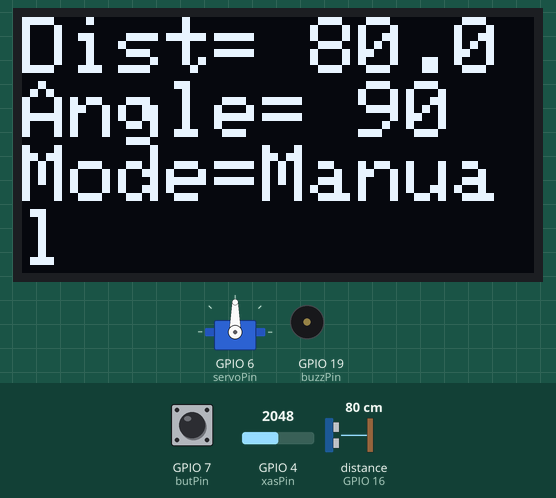
Recording of a sketch running on a simulated ESP32-S3. On the bench: servo, 128×64 one-colour display, buzzer (waves = sounding, pin HIGH). Wiring (inferred from the names in the program): ultrasonic range finder: trigger GPIO 15; echo GPIO 16. The test bench sets the inputs (shaded band); at power-on: GPIO 7 (butPin) HIGH, distance to the obstacle (sensor on GPIO 16) 80 cm, GPIO 4 (xasPin) = 2048. The echo pulse lasts 58.3 µs per cm; pins used as bus, display or sensor lines are not drawn; what the sketch prints to the serial monitor is not drawn.

Above: at 2.2 s.
2.3 s: GPIO 7 (butPin) pulled LOW for 0.15 s
At 2.85 s:
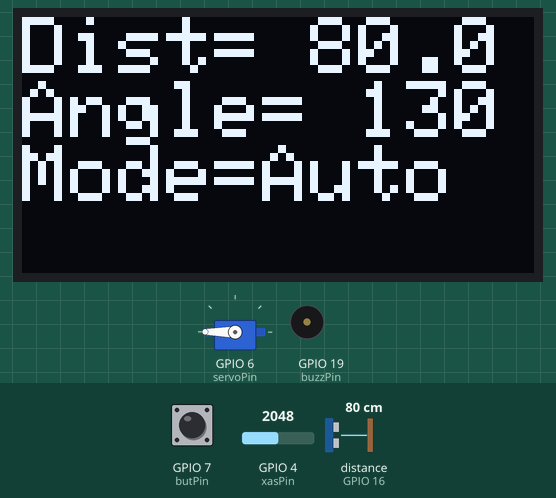
3.0 s: distance to the obstacle (sensor on GPIO 16) set to 8 cm
At 3.46 s:
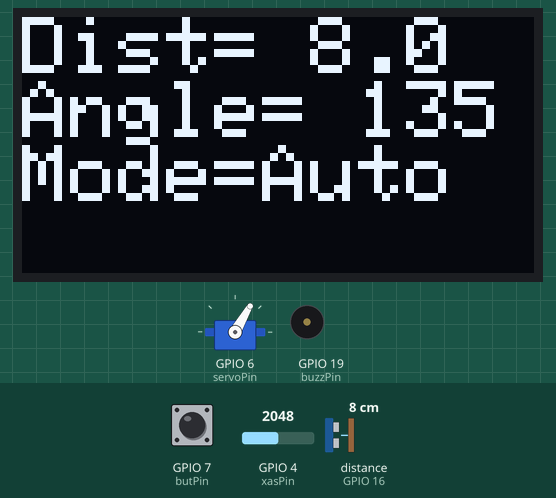
5.7 s: distance to the obstacle (sensor on GPIO 16) set to 5 cm
At 6.17 s:
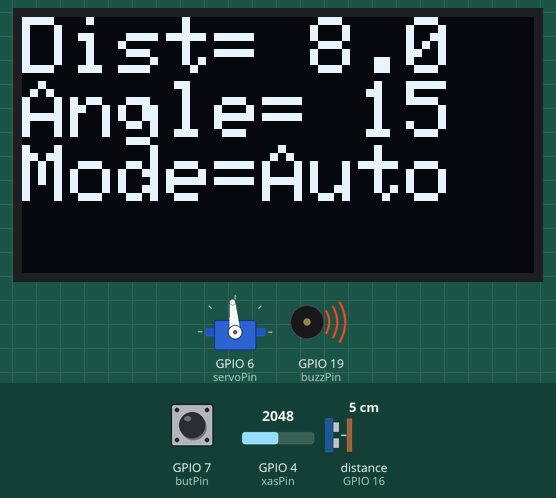
8.1 s: distance to the obstacle (sensor on GPIO 16) set to 9 cm
At 9.47 s:
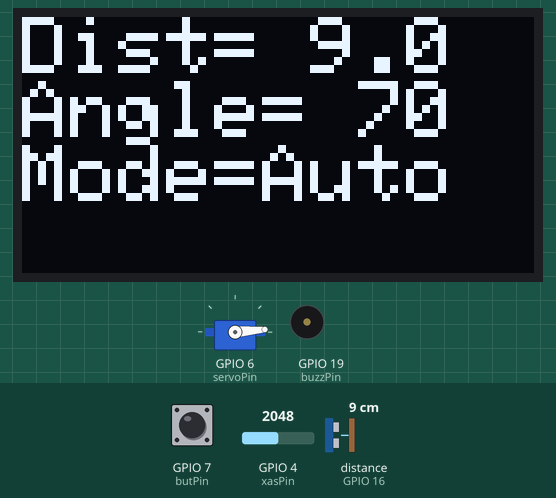
11.1 s: distance to the obstacle (sensor on GPIO 16) set to 2 cm
At 11.87 s:
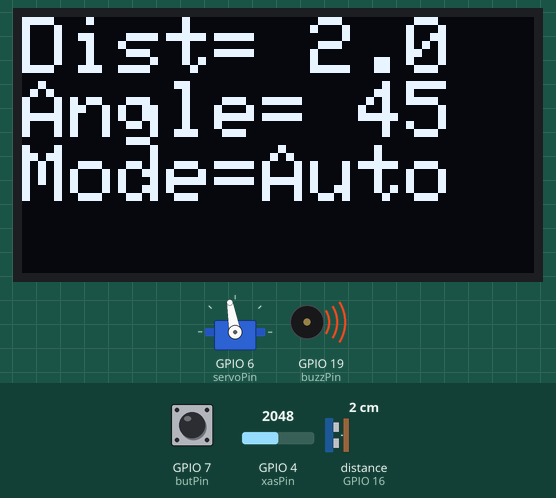
14.1 s: GPIO 7 (butPin) pulled LOW for 1 s
At 15.1 s:
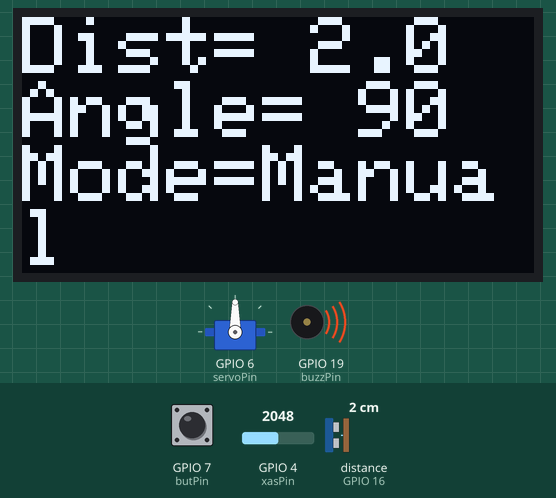
Timing chart, 0 to 17.1 s (numbered marks = the images above; inputs shaded):
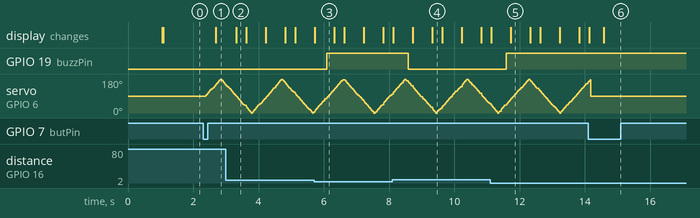

Measured:
- the behaviour switches between 7 and 6 cm on distance to the obstacle (sensor on GPIO 16) (found by bisection; images 2 and 3)
- after the input at 2.3 s, servo on GPIO 6 (servoPin): rises from 90° to 180° in 0.45 s, then falls to 150° in 0.15 s; the display: changes after 0.39 s (image 1)
- after the input at 5.7 s, GPIO 19 (buzzPin): LOW → HIGH after 0.38 s
- after the input at 8.1 s, GPIO 19 (buzzPin): HIGH → LOW after 0.48 s
- after the input at 11.1 s, GPIO 19 (buzzPin): LOW → HIGH after 0.48 s
- after the input at 14.1 s, the display: first differs from a run without the input after 0.48 s (image 6)

The sketch:

joystickcontrolled_radar.ino
```cpp
#include <ESP32Servo.h>
#include <Adafruit_SSD1306.h>
#include <Adafruit_GFX.h>
#include <Wire.h>
const int trigPin = 15;
const int echoPin = 16;
const int SDA_Pin = 17;
const int SCL_Pin = 8;
const int xasPin = 4;
const int butPin = 7;
const int buzzPin = 19;
const int servoPin = 6;
const int SCREEN_WIDTH = 128;
const int SCREEN_HEIGHT = 64;
Adafruit_SSD1306 display(SCREEN_WIDTH, SCREEN_HEIGHT, &Wire, -1);
const unsigned long intervalBut = 100;
const unsigned long intervalDis = 500;
const unsigned long intervalRotation = 25;
const unsigned long intervalPrint = 500;
const unsigned long intervalBuzz = 500;
unsigned long lastbut = 0;
unsigned long lastrotation = 0;
unsigned long lastDis = 0;
unsigned long lastPrint = 0;
unsigned long lastBuzz = 0;
float distance = 0;
bool distValid = false;
bool autoRotation = false;
int angle = 0;
int lastAngle = 0;
bool angleDecrease = false;
int lastbutval = HIGH;
Servo myservo;
void setup() {
  Serial.begin(115200);
  delay(1000);
  myservo.attach(servoPin);
  pinMode(butPin, INPUT_PULLUP);
  pinMode(trigPin, OUTPUT);
  pinMode(echoPin, INPUT);
  pinMode(buzzPin, OUTPUT);
  Wire.begin(SDA_Pin, SCL_Pin);
  display.begin(SSD1306_SWITCHCAPVCC, 0x3C);
  display.clearDisplay();
  display.setTextSize(2);
  display.setTextColor(SSD1306_WHITE);
  display.setCursor(0, 0);
  display.println("Initiating");
  display.display();
}

void loop() {
  unsigned long currentTime = millis();
  if (currentTime - lastbut >= intervalBut){
  int butval = digitalRead(butPin);
  if (butval != lastbutval){
  if (lastbutval == HIGH && butval == LOW){
    autoRotation = !autoRotation;
  }
  lastbutval = butval;
  }
  lastbut = currentTime;
  }
  if (currentTime - lastrotation >= intervalRotation){
  if (!autoRotation){
  int xval = analogRead(xasPin);
  angle = map(xval, 0, 4095, 0, 180);
  if (angle >= 85 && angle <= 95){
    angle = 90;
  }
  if (abs(angle - lastAngle) <= 3){
    angle = lastAngle;
  }
  if (lastAngle != angle){
  myservo.write(angle);
  }
  lastAngle = angle;
  }else{
    angle = constrain(lastAngle, 0, 180);
    myservo.write(angle);
    if (angle >= 180){
      angleDecrease = true;
    } else if (angle <= 0){
      angleDecrease = false;
    }
    if (angleDecrease){
      angle = angle - 5;
    } else {
      angle = angle + 5;
    }
    lastAngle = angle;
  }
  lastrotation = currentTime;
  }
  if (currentTime - lastDis >= intervalDis){
  digitalWrite(trigPin, LOW);
  delayMicroseconds(2);
  digitalWrite(trigPin, HIGH);
  delayMicroseconds(10);
  digitalWrite(trigPin, LOW);
  unsigned long echoTime = pulseIn(echoPin, HIGH, 100000);
  if(echoTime >=25000 || echoTime <= 25){
    distValid = false;
  }else {
    distValid = true;
    distance = (echoTime * 0.0343) / 2.0;
  }
  lastDis = currentTime;
  }
  if (currentTime - lastPrint >= intervalPrint){
    display.clearDisplay();
    display.setCursor(0, 0);
    Serial.print("dist=");
    display.print("Dist= ");
    if(!distValid){
      Serial.print("?");
      display.println("?");
    }else{
      Serial.println(distance , 1);
      display.println(distance , 1);
    }
    Serial.print(",angle=");
    Serial.print(angle);
    display.print("Angle= ");
    display.println(angle);
    Serial.print(",mode=");
    display.print("Mode=");
    if(autoRotation){
      Serial.println("auto");
      display.println("Auto");
    }else {
      Serial.println("manual");
      display.println("Manual");
    }
    display.display();
    lastPrint = currentTime;

}
  if (currentTime - lastBuzz >= intervalBuzz){
    if(distValid && distance <= 7){
      digitalWrite(buzzPin, HIGH);
    } else if (distValid && distance >= 8){
      digitalWrite(buzzPin, LOW);
    }
    lastBuzz = currentTime;
  }

}
```
